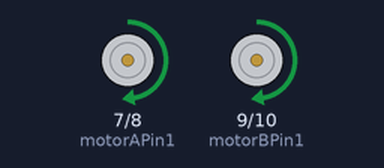
Recording of a sketch running on a simulated Arduino Uno, built with avr-gcc and run on an emulated ATmega328P. On the bench: motor-driver pin pairs drawn as motors (green arrow = first pin HIGH = forward, orange = second pin HIGH = backward, longer = more drive, scaled by the enable pin).

Above: at 0.1 s.
At 8.2 s:
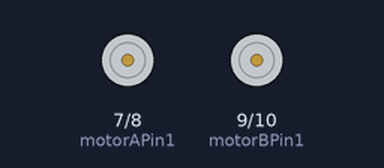
At 16.2 s:
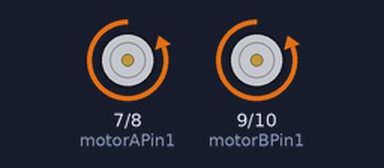
At 35.3 s:
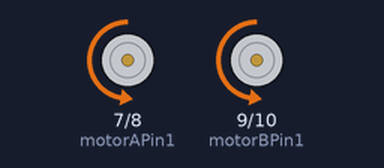
Timing chart, 0 to 40.0 s (numbered marks = the images above):
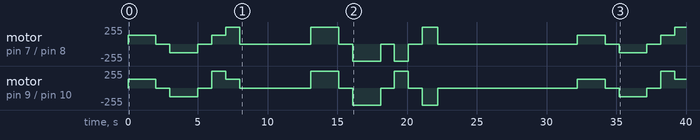

Measured:
- by itself, motor on pin 7 (motorAPin1) / pin 8 (motorAPin2): stopped → forward 128/255 at 0.00 s, → stopped 2.0 s later, → backward 128/255 1.0 s later, → stopped 2.0 s later, … (21 changes in this stretch)
- by itself, motor on pin 9 (motorBPin1) / pin 10 (motorBPin2): stopped → forward 128/255 at 0.00 s, → stopped 2.0 s later, → backward 128/255 1.0 s later, → stopped 2.0 s later, … (21 changes in this stretch)

The sketch:

init_STEVE.ino
```cpp
const int motorAPin1=7;
const int motorAPin2=8;
const int motorBPin1=9;
const int motorBPin2=10;
const int ENAPin=5;
const int ENBPin=6;
void setup() {
  Serial.begin(9600);
  // Left Motor
  pinMode(motorAPin1, OUTPUT);
  pinMode(motorAPin2, OUTPUT);
  pinMode(ENAPin, OUTPUT);
  // Right Motor
  pinMode(motorBPin1, OUTPUT);
  pinMode(motorBPin2, OUTPUT);
  pinMode(ENBPin, OUTPUT);
  // start stopped
  digitalWrite(motorAPin1, LOW);
  digitalWrite(motorAPin2, LOW);
  digitalWrite(motorBPin1, LOW);
  digitalWrite(motorBPin2, LOW);
}

void loop() {
  // Go forward 2s, half speed
  digitalWrite(motorAPin1, HIGH);
  digitalWrite(motorBPin1, HIGH);
  analogWrite(ENAPin, 128);
  analogWrite(ENBPin, 128);
  delay(2000);

  // Stop, go backward 2s half speed
  digitalWrite(motorAPin1, LOW);
  digitalWrite(motorBPin1, LOW);
  delay(1000);
  digitalWrite(motorAPin2, HIGH);
  digitalWrite(motorBPin2, HIGH);
  analogWrite(ENAPin, 128);
  analogWrite(ENBPin, 128);
  delay(2000);

  // Stop, go left 1s half speed
  digitalWrite(motorBPin2, LOW);
  digitalWrite(motorAPin2, LOW);
  delay(1000);
  digitalWrite(motorAPin1, HIGH);
  digitalWrite(motorBPin1, HIGH);
  analogWrite(ENAPin, 128);
  analogWrite(ENBPin, 255);
  delay(1000);

  // Transition right 1s half speed
  analogWrite(ENAPin, 255);
  analogWrite(ENBPin, 128);
  delay(1000);

  // Stop quickly
  digitalWrite(motorAPin2, HIGH);
  digitalWrite(motorBPin2, HIGH);
  delay(100);

  // Stay stopped 5s
  digitalWrite(motorAPin1, LOW);
  digitalWrite(motorAPin2, LOW);
  digitalWrite(motorBPin1, LOW);
  digitalWrite(motorBPin2, LOW);
  delay(5000);

  // Go forward 2s, full speed
  digitalWrite(motorAPin1, HIGH);
  digitalWrite(motorBPin1, HIGH);
  analogWrite(ENAPin, 255);
  analogWrite(ENBPin, 255);
  delay(2000);

  // Stop, go backward 2s full speed
  digitalWrite(motorAPin1, LOW);
  digitalWrite(motorBPin1, LOW);
  delay(1000);
  digitalWrite(motorAPin2, HIGH);
  digitalWrite(motorBPin2, HIGH);
  analogWrite(ENAPin, 255);
  analogWrite(ENBPin, 255);
  delay(2000);

  // Stop, go left 1s full speed
  digitalWrite(motorBPin2, LOW);
  digitalWrite(motorAPin2, LOW);
  delay(1000);
  digitalWrite(motorAPin2, HIGH);
  digitalWrite(motorBPin1, HIGH);
  analogWrite(ENAPin, 255);
  analogWrite(ENBPin, 255);
  delay(1000);

  // Transition right 1s full speed
  digitalWrite(motorAPin2, LOW);
  digitalWrite(motorBPin1, LOW);
  delay(1000);
  digitalWrite(motorAPin1, HIGH);
  digitalWrite(motorBPin2, HIGH);
  analogWrite(ENAPin, 255);
  analogWrite(ENBPin, 255);
  delay(1000);

  // Stop quickly
  digitalWrite(motorAPin1, HIGH);
  digitalWrite(motorBPin2, HIGH);
  delay(100);

  // Stay stopped 10s
  digitalWrite(motorAPin1, LOW);
  digitalWrite(motorAPin2, LOW);
  digitalWrite(motorBPin1, LOW);
  digitalWrite(motorBPin2, LOW);
  delay(10000);
}
```
